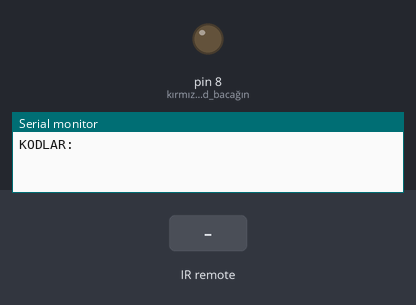
Bench run of a sketch on a simulated Arduino Uno, built with avr-gcc and run on an emulated ATmega328P. Shown: output pins drawn as LEDs (lit = HIGH), the last lines printed to the serial monitor. Inputs (shaded band) come from the test bench.

Above: at 1.8 s.
1.9 s: infrared code 0xFF30CF received
At 2.4 s:
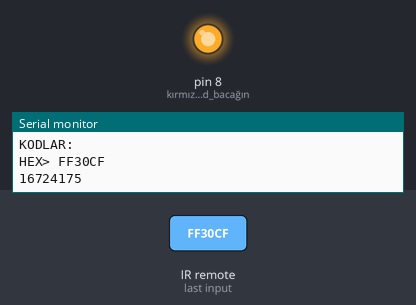
Timing chart, 0 to 4.9 s (numbered marks = the images above; inputs shaded):
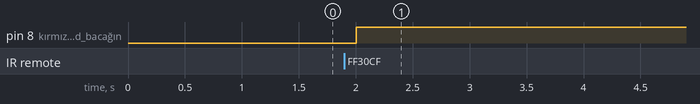

The sketch:

_r_hex_okuma.ino
```cpp
#include <IRremote.h>  //https://github.com/z3t0/Arduino-IRremote
int RECV_PIN = 2;    // IR alıcısı giriş portu
IRrecv irrecv(RECV_PIN);

decode_results results;

void setup()
{
  // 2.3.4.5. pinler Ledler için çıkış olarak ayarlandı
  pinMode(8,OUTPUT);   // kırmızı led - led bacağına 330R-1K arası direnç bağlayın
  Serial.begin(9600);  // seri port ekranbağlantı hızı
  irrecv.enableIRIn(); // Alış başlıyor
     Serial.println("KODLAR:");
}

void loop() {
  if (irrecv.decode(&results)) {

    //Serial.print komutu seriport ekranda satırı yazar yan yana devam eder
    //Serial.println komutu seri port ekranda satırı yazar alt satıra geçer
     Serial.print("HEX> ");
     Serial.println(results.value, HEX); // Gelen veri hexadecimal (16'lık) tabanda yazılır

       if(results.value == 0xFF30CF)          // CH... ise 1. Led yansın - bu satırdaki hex kodu elimdeki kumandaya göre yazdım, siz kendinize göre değiştirin
             digitalWrite(8,HIGH);
               Serial.println(results.value);
    irrecv.resume(); // yeni bir değer almak için yola devam ediyoruz

  }
  delay(1000); // sinyaller karışmasın azıcık bekleyelim
}
```

Measured:
- after the input at 1.9 s, pin 8 (kırmızı_led_-_led_bacağın): LOW → HIGH after 0.10 s
